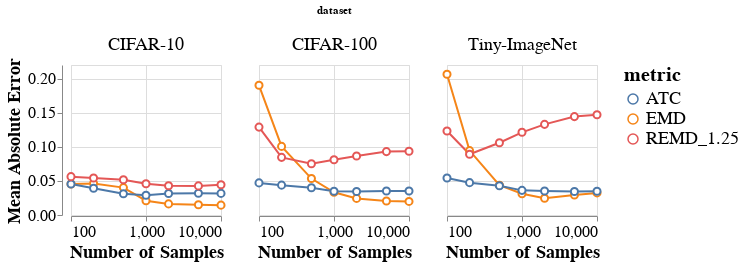

Notebook code cell kept with this figure:
### Code cell
alt.Chart(alt.Data(values=sens)).mark_line(
    point=alt.OverlayMarkDef(size=50, filled=False, fill='white')
).encode(
    x=alt.X('n_sample:Q', title='Number of Samples', scale=alt.Scale(type="log", reverse=False), axis=alt.Axis(values=[100, 1000, 10000])), 
    y=alt.Y('mae:Q', scale=alt.Scale(domain=[0, 0.22]), title='Mean Absolute Error'),
    color=alt.Color('metric:N')
).properties(
    width=150,
    height=150
).facet(
    column=alt.Column('dataset:N', header=alt.Header(labelFontSize=18))
).configure_axis(
    labelFontSize=16,
    titleFontSize=18,
).configure_legend(
    titleFontSize=20,
    labelFontSize=18
)

### Figure 1 — Vega-Lite specification as saved in the notebook (floating-point values rounded to 4 significant figures)
{"config": {"view": {"continuousWidth": 400, "continuousHeight": 300}, "axis": {"labelFontSize": 16, "titleFontSize": 18}, "legend": {"labelFontSize": 18, "titleFontSize": 20}}, "data": {"values": [{"metric": "EMD", "dataset": "CIFAR-10", "n_sample": 10000, "arch": "resnet50", "mae": 0.01447}, {"metric": "EMD", "dataset": "CIFAR-10", "n_sample": 5000, "arch": "resnet50", "mae": 0.015}, {"metric": "EMD", "dataset": "CIFAR-10", "n_sample": 2000, "arch": "resnet50", "mae": 0.01628}, {"metric": "EMD", "dataset": "CIFAR-10", "n_sample": 1000, "arch": "resnet50", "mae": 0.02099}, {"metric": "EMD", "dataset": "CIFAR-10", "n_sample": 500, "arch": "resnet50", "mae": 0.04019}, {"metric": "EMD", "dataset": "CIFAR-10", "n_sample": 200, "arch": "resnet50", "mae": 0.04616}, {"metric": "EMD", "dataset": "CIFAR-10", "n_sample": 100, "arch": "resnet50", "mae": 0.04547}, {"metric": "EMD", "dataset": "CIFAR-100", "n_sample": 10000, "arch": "resnet50", "mae": 0.01992}, {"metric": "EMD", "dataset": "CIFAR-100", "n_sample": 5000, "arch": "resnet50", "mae": 0.02059}, {"metric": "EMD", "dataset": "CIFAR-100", "n_sample": 2000, "arch": "resnet50", "mae": 0.02434}, {"metric": "EMD", "dataset": "CIFAR-100", "n_sample": 1000, "arch": "resnet50", "mae": 0.03338}, {"metric": "EMD", "dataset": "CIFAR-100", "n_sample": 500, "arch": "resnet50", "mae": 0.05345}, {"metric": "EMD", "dataset": "CIFAR-100", "n_sample": 200, "arch": "resnet50", "mae": 0.1006}, {"metric": "EMD", "dataset": "CIFAR-100", "n_sample": 100, "arch": "resnet50", "mae": 0.1902}, {"metric": "EMD", "dataset": "Tiny-ImageNet", "n_sample": 10000, "arch": "resnet50", "mae": 0.03243}, {"metric": "EMD", "dataset": "Tiny-ImageNet", "n_sample": 5000, "arch": "resnet50", "mae": 0.02936}, {"metric": "EMD", "dataset": "Tiny-ImageNet", "n_sample": 2000, "arch": "resnet50", "mae": 0.02455}, {"metric": "EMD", "dataset": "Tiny-ImageNet", "n_sample": 1000, "arch": "resnet50", "mae": 0.03128}, {"metric": "EMD", "dataset": "Tiny-ImageNet", "n_sample": 500, "arch": "resnet50", "mae": 0.04364}, {"metric": "EMD", "dataset": "Tiny-ImageNet", "n_sample": 200, "arch": "resnet50", "mae": 0.09441}, {"metric": "EMD", "dataset": "Tiny-ImageNet", "n_sample": 100, "arch": "resnet50", "mae": 0.2064}, {"metric": "ATC", "dataset": "CIFAR-10", "n_sample": 10000, "arch": "resnet50", "mae": 0.03168}, {"metric": "ATC", "dataset": "CIFAR-10", "n_sample": 5000, "arch": "resnet50", "mae": 0.03201}, {"metric": "ATC", "dataset": "CIFAR-10", "n_sample": 2000, "arch": "resnet50", "mae": 0.03152}, {"metric": "ATC", "dataset": "CIFAR-10", "n_sample": 1000, "arch": "resnet50", "mae": 0.02894}, {"metric": "ATC", "dataset": "CIFAR-10", "n_sample": 500, "arch": "resnet50", "mae": 0.03106}, {"metric": "ATC", "dataset": "CIFAR-10", "n_sample": 200, "arch": "resnet50", "mae": 0.03927}, {"metric": "ATC", "dataset": "CIFAR-10", "n_sample": 100, "arch": "resnet50", "mae": 0.04542}, {"metric": "ATC", "dataset": "CIFAR-100", "n_sample": 10000, "arch": "resnet50", "mae": 0.03524}, {"metric": "ATC", "dataset": "CIFAR-100", "n_sample": 5000, "arch": "resnet50", "mae": 0.03512}, {"metric": "ATC", "dataset": "CIFAR-100", "n_sample": 2000, "arch": "resnet50", "mae": 0.03441}, {"metric": "ATC", "dataset": "CIFAR-100", "n_sample": 1000, "arch": "resnet50", "mae": 0.03491}, {"metric": "ATC", "dataset": "CIFAR-100", "n_sample": 500, "arch": "resnet50", "mae": 0.03998}, {"metric": "ATC", "dataset": "CIFAR-100", "n_sample": 200, "arch": "resnet50", "mae": 0.0438}, {"metric": "ATC", "dataset": "CIFAR-100", "n_sample": 100, "arch": "resnet50", "mae": 0.04708}, {"metric": "ATC", "dataset": "Tiny-ImageNet", "n_sample": 10000, "arch": "resnet50", "mae": 0.03486}, {"metric": "ATC", "dataset": "Tiny-ImageNet", "n_sample": 5000, "arch": "resnet50", "mae": 0.03457}, {"metric": "ATC", "dataset": "Tiny-ImageNet", "n_sample": 2000, "arch": "resnet50", "mae": 0.03526}, {"metric": "ATC", "dataset": "Tiny-ImageNet", "n_sample": 1000, "arch": "resnet50", "mae": 0.03613}, {"metric": "ATC", "dataset": "Tiny-ImageNet", "n_sample": 500, "arch": "resnet50", "mae": 0.04295}, {"metric": "ATC", "dataset": "Tiny-ImageNet", "n_sample": 200, "arch": "resnet50", "mae": 0.04743}, {"metric": "ATC", "dataset": "Tiny-ImageNet", "n_sample": 100, "arch": "resnet50", "mae": 0.05434}, {"metric": "REMD_1.25", "dataset": "CIFAR-10", "n_sample": 10000, "arch": "resnet50", "mae": 0.0444}, {"metric": "REMD_1.25", "dataset": "CIFAR-10", "n_sample": 5000, "arch": "resnet50", "mae": 0.04269}, {"metric": "REMD_1.25", "dataset": "CIFAR-10", "n_sample": 2000, "arch": "resnet50", "mae": 0.04281}, {"metric": "REMD_1.25", "dataset": "CIFAR-10", "n_sample": 1000, "arch": "resnet50", "mae": 0.04572}, {"metric": "REMD_1.25", "dataset": "CIFAR-10", "n_sample": 500, "arch": "resnet50", "mae": 0.05164}, {"metric": "REMD_1.25", "dataset": "CIFAR-10", "n_sample": 200, "arch": "resnet50", "mae": 0.05429}, {"metric": "REMD_1.25", "dataset": "CIFAR-10", "n_sample": 100, "arch": "resnet50", "mae": 0.05624}, {"metric": "REMD_1.25", "dataset": "CIFAR-100", "n_sample": 10000, "arch": "resnet50", "mae": 0.0935}, {"metric": "REMD_1.25", "dataset": "CIFAR-100", "n_sample": 5000, "arch": "resnet50", "mae": 0.09298}, {"metric": "REMD_1.25", "dataset": "CIFAR-100", "n_sample": 2000, "arch": "resnet50", "mae": 0.08643}, {"metric": "REMD_1.25", "dataset": "CIFAR-100", "n_sample": 1000, "arch": "resnet50", "mae": 0.08106}, {"metric": "REMD_1.25", "dataset": "CIFAR-100", "n_sample": 500, "arch": "resnet50", "mae": 0.07526}, {"metric": "REMD_1.25", "dataset": "CIFAR-100", "n_sample": 200, "arch": "resnet50", "mae": 0.08454}, {"metric": "REMD_1.25", "dataset": "CIFAR-100", "n_sample": 100, "arch": "resnet50", "mae": 0.1289}, {"metric": "REMD_1.25", "dataset": "Tiny-ImageNet", "n_sample": 10000, "arch": "resnet50", "mae": 0.147}, {"metric": "REMD_1.25", "dataset": "Tiny-ImageNet", "n_sample": 5000, "arch": "resnet50", "mae": 0.1443}, {"metric": "REMD_1.25", "dataset": "Tiny-ImageNet", "n_sample": 2000, "arch": "resnet50", "mae": 0.1329}, {"metric": "REMD_1.25", "dataset": "Tiny-ImageNet", "n_sample": 1000, "arch": "resnet50", "mae": 0.1213}, {"metric": "REMD_1.25", "dataset": "Tiny-ImageNet", "n_sample": 500, "arch": "resnet50", "mae": 0.106}, {"metric": "REMD_1.25", "dataset": "Tiny-ImageNet", "n_sample": 200, "arch": "resnet50", "mae": 0.08902}, {"metric": "REMD_1.25", "dataset": "Tiny-ImageNet", "n_sample": 100, "arch": "resnet50", "mae": 0.1233}]}, "facet": {"column": {"field": "dataset", "header": {"labelFontSize": 18}, "type": "nominal"}}, "spec": {"mark": {"type": "line", "point": {"fill": "white", "filled": false, "size": 50}}, "encoding": {"color": {"field": "metric", "type": "nominal"}, "x": {"axis": {"values": [100, 1000, 10000]}, "field": "n_sample", "scale": {"reverse": false, "type": "log"}, "title": "Number of Samples", "type": "quantitative"}, "y": {"field": "mae", "scale": {"domain": [0, 0.22]}, "title": "Mean Absolute Error", "type": "quantitative"}}, "height": 150, "width": 150}, "$schema": "https://vega.github.io/schema/vega-lite/v4.17.0.json"}
